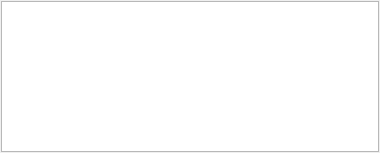
<ui version="4.0" >
 <class>HistoryPanel</class>
 <widget class="QWidget" name="HistoryPanel" >
  <property name="geometry" >
   <rect>
    <x>0</x>
    <y>0</y>
    <width>380</width>
    <height>153</height>
   </rect>
  </property>
  <property name="sizePolicy" >
   <sizepolicy vsizetype="Ignored" hsizetype="Ignored" >
    <horstretch>0</horstretch>
    <verstretch>0</verstretch>
   </sizepolicy>
  </property>
  <property name="windowTitle" >
   <string>History</string>
  </property>
  <layout class="QHBoxLayout" name="horizontalLayout" >
   <property name="spacing" >
    <number>3</number>
   </property>
   <property name="margin" >
    <number>1</number>
   </property>
   <item>
    <widget class="QListWidget" name="listWidget" />
   </item>
  </layout>
  <action name="ui_undoAction" >
   <property name="text" >
    <string>Undo</string>
   </property>
   <property name="icon" >
     <iconset resource="../main.qrc" >
       <normaloff>:/undoIcon</normaloff>:/undoIcon
     </iconset>
   </property>
 </action>
 <action name="ui_redoAction" >
   <property name="text" >
     <string>Redo</string>
   </property>
   <property name="icon" >
     <iconset resource="../main.qrc" >
     <normaloff>:/redoIcon</normaloff>:/redoIcon</iconset>
   </property>
  </action>
  <action name="ui_clearAction" >
   <property name="text" >
    <string>Clear</string>
   </property>
   <property name="icon" >
     <iconset resource="../main.qrc" >
     <normaloff>:/clearHistoryIcon</normaloff>:/clearHistoryIcon</iconset>
   </property>
  </action>
 </widget>
 <resources/>
 <connections/>
</ui>
